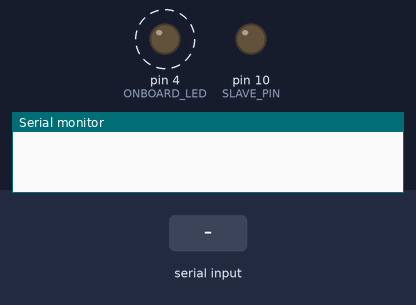
A sketch run on a simulated Arduino Uno, built with avr-gcc and run on an emulated ATmega328P. On the bench: output pins drawn as LEDs (lit = HIGH), the last lines printed to the serial monitor. Dashed ring = blinking. The inputs (shaded band) are chosen by the test bench.

Above: at 1.2 s.
1.3 s: "onn\n" received over Serial
At 1.87 s:
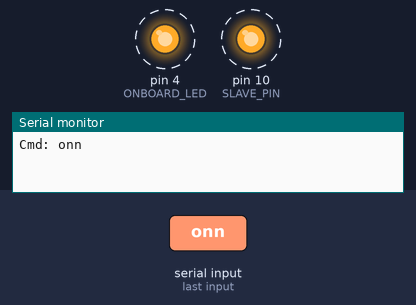
4.3 s: byte 10 ('\n') received over Serial
7.3 s: "off\n" received over Serial
At 7.62 s:
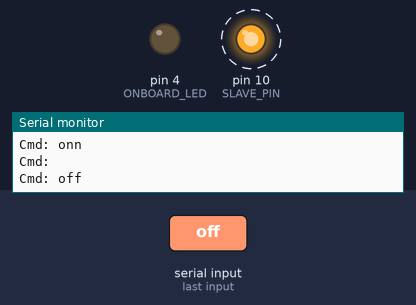
Timing chart, 0 to 16.3 s (numbered marks = the images above; inputs shaded):
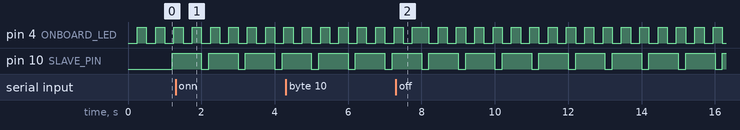

Measured:
- by itself, pin 10 (SLAVE_PIN): alternates HIGH for 0.80 s and LOW for 0.20 s

The sketch:

MASTER.ino
```cpp
#include <SPI.h>

/***********************************************************************
 *                        GLOBAL DATA
 ***********************************************************************/
String          inputString     = "";             // a String to hold incoming data
String          serialCommand;
boolean         stringComplete  = false;          // whether the string is complete


/***********************************************************************
 *                        MACRO DEFINES
 ***********************************************************************/
#define   DEBUG_ON                1
#define   ONBOARD_LED             4
#define   SLAVE_PIN          10


/***********************************************************************
 *                        Private functions
 ***********************************************************************/
uint8_t Serial_Process(void);
uint8_t Led_Process(void);
uint8_t SPI_Process(void);

 /***********************************************************************
  *                        setup() function
  ***********************************************************************/
 void setup() {
  Serial.begin(115200);
  inputString.reserve(200);             // reserve 200 bytes for the inputString:

  pinMode(ONBOARD_LED, OUTPUT);
  digitalWrite(ONBOARD_LED, LOW);

    // set the slaveSelectPin as an output:
  pinMode(SLAVE_PIN, OUTPUT);
  // initialize SPI:
  SPI.begin();
}

 /***********************************************************************
  *                        loop() function
  ***********************************************************************/
void loop() {
    Serial_Process();
    Led_Process();
    SPI_Process();
}

/***********************************************************************
 *                        Serial_Process()
 ***********************************************************************/
uint8_t Serial_Process(void)
{
    if (stringComplete) {
        serialCommand = inputString.substring(0,3);   // the first 3 characters define command type
        #if (DEBUG_ON == 1)
        Serial.print(String("\nCmd: ") + serialCommand + " ");
        #endif

        if(serialCommand == "onn") {

        }

        if(serialCommand == "off") {

        }

        stringComplete = false;
        while(Serial.read() >= 0) ; // flush the receive buffer
        inputString = "";
    }
    return 0;
}

/***********************************************************************
 *                        Motor_Process()
 ***********************************************************************/
uint8_t Led_Process(void)
{
    static long lastCall = 0;
    static byte isOff = 1;
    long now = millis();
    if(now >= (lastCall + 250))
    {
      if(isOff) {
          digitalWrite(ONBOARD_LED, HIGH);
          isOff = 0;
      }
      else
      {
          digitalWrite(ONBOARD_LED, LOW);
          isOff = 1;
      }
      lastCall = now;
    }
    return 0;
}

/***********************************************************************
 *                        Motor_Process()
 ***********************************************************************/
uint8_t SPI_Process(void)
{
    static long lastCall = 0;
    static byte counter = 0;
    long now = millis();

    if(now >= (lastCall + 1000))
    {
        // take the SS pin low to select the chip:
        digitalWrite(SLAVE_PIN, LOW);
        delay(100);

        counter++;
        SPI.transfer(counter);

        delay(100);
        // take the SS pin high to de-select the chip:
        digitalWrite(SLAVE_PIN, HIGH);

        lastCall = now;
    }
    return 0;
}
/***********************************************************************
 *                        serialEvent()
 ***********************************************************************/
void serialEvent() {
  while (Serial.available()) {
      char inChar = (char)Serial.read();    // get the new byte:

      if (inChar == '\n') {                 // if the incoming character is a newline, set a flag
        stringComplete = true;              // so the main loop can do something about it:
      }
      else {
        inputString += inChar;              // add it to the inputString:
      }
   }
}
```
